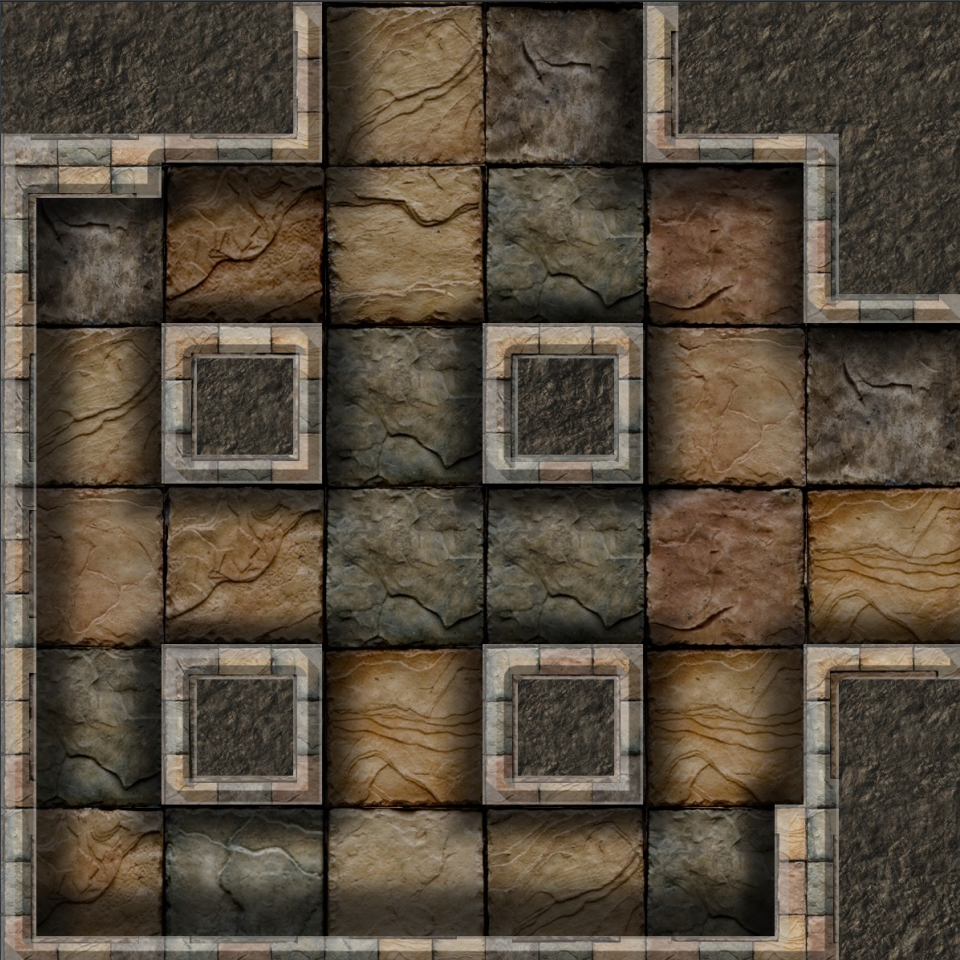

Tiled map render using the project's own tile images. Description and the map definition, with tile-layer contents summarised, below:
An orthogonal 6x6 tile map with 160x160 px tiles, 2 tile layers (Path, Walls), 2 tilesets and 2 objects (2x light).

<map version="1.0" orientation="orthogonal" renderorder="left-down" width="6" height="6" tilewidth="160" tileheight="160" nextobjectid="21">
 <properties>
  <property name="shadowStrength" value="50" />
  <property name="timeOfDay" value="12" />
 </properties>
 <tileset firstgid="1" name="map" tilewidth="160" tileheight="160" tilecount="36">
  <image source="../map.png" width="965" height="967" />
 </tileset>
 <tileset firstgid="37" name="torch" tilewidth="212" tileheight="214" tilecount="1">
  <image source="../torch.png" width="212" height="214" />
 </tileset>
 <layer name="Path" width="6" height="6">
  <data>[36 cells, 25 non-empty, 25 distinct tile ids]</data>
 </layer>
 <layer name="Walls" width="6" height="6">
  <data>[36 cells, 11 non-empty, 11 distinct tile ids]</data>
 </layer>
 <objectgroup name="Lights">
  <object id="11" type="light" gid="37" x="394" y="990" width="113" height="95">
   <properties>
    <property name="flicker" value="true" />
    <property name="flickerAlpha" value="true" />
    <property name="radius" value="300" />
    <property name="strength" value=".8" />
   </properties>
  </object>
  <object id="19" name="chandeller" type="light" x="379" y="535" width="53" height="49">
   <properties>
    <property name="elevation" value="3" />
    <property name="flicker" value="true" />
    <property name="radius" value="500" />
    <property name="strength" value="1" />
   </properties>
  </object>
 </objectgroup>
</map>
